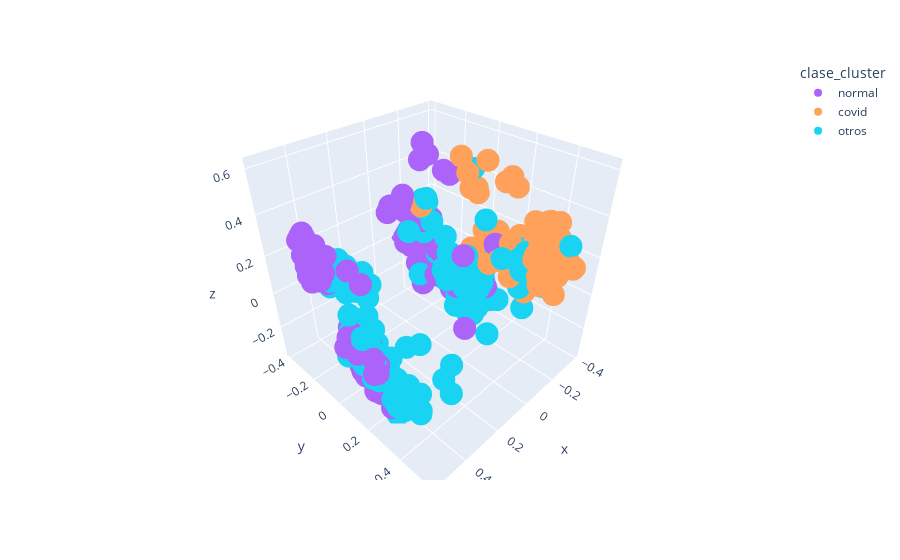

Here is the notebook cell this chart was saved with:
### Code cell
'''
Sampling with poisson distribution with uniformly sample data (best method according to class work)
'''
n=int(0.6*len(data))
sampled_df=samplerPoisson(n,uniformShuffle(data))
sampled_df['clase_cluster'].value_counts().plot(kind='bar')
plt.title('Sampled data (Poisson) Data Classes')
plt.show()

visualization_pca_2D(sampled_df,'Sampled data (poisson) Data Classes')
visualization_pca_3D(sampled_df,'Sampled data (poisson) Data Classes')

### Figure 1 — Plotly figure (JSON) as saved in the notebook; plotly's stock layout.template omitted (floating-point values rounded to 4 significant figures; data arrays with more than 128 entries replaced by an {"elided": "..."} marker saying what was removed)
{"data": [{"hovertemplate": "clase_cluster=normal<br>x=%{x}<br>y=%{y}<br>z=%{z}<extra></extra>", "legendgroup": "normal", "marker": {"color": "#ab63fa", "symbol": "circle"}, "mode": "markers", "name": "normal", "scene": "scene", "showlegend": true, "type": "scatter3d", "x": {"elided": "191 float values"}, "y": {"elided": "191 float values"}, "z": {"elided": "191 float values"}}, {"hovertemplate": "clase_cluster=covid<br>x=%{x}<br>y=%{y}<br>z=%{z}<extra></extra>", "legendgroup": "covid", "marker": {"color": "#FFA15A", "symbol": "circle"}, "mode": "markers", "name": "covid", "scene": "scene", "showlegend": true, "type": "scatter3d", "x": [-0.2128, -0.3057, -0.2844, -0.3508, -0.2762, -0.3768, -0.3404, -0.3209, -0.3775, -0.1564, -0.2759, -0.3016, -0.21, -0.341, -0.3553, -0.2937, -0.2219, -0.346, -0.1606, -0.357, -0.3043, -0.2164, -0.2913, -0.2323, -0.3454, -0.172, -0.339, -0.2081, -0.3337, -0.2433, -0.2892, -0.2568, -0.201, -0.3757, -0.1222, -0.3457, -0.2959, -0.1709, -0.3119, -0.1275, -0.1647, -0.3313, -0.2707, -0.3497, -0.2258, -0.2895, -0.389, -0.3431, -0.2203, -0.3376, -0.3309, -0.3837, -0.3547, -0.3131, -0.3562, -0.2208, -0.2395, -0.3041, -0.2016, -0.2327, -0.2353, -0.3106, -0.2882, -0.1817, -0.1694], "y": [0.4509, 0.3735, 0.3969, 0.3627, 0.1517, 0.1975, 0.4825, 0.4722, 0.2649, 0.5363, 0.3346, 0.3989, 0.2421, 0.2466, 0.295, 0.2065, 0.2653, 0.4139, 0.4803, 0.351, 0.2869, 0.1051, 0.3469, 0.4644, 0.4216, -0.003397, 0.4234, 0.4409, 0.2662, 0.3941, 0.442, 0.3332, 0.2201, 0.2808, -0.2024, 0.00774, 0.5309, 0.4433, 0.4804, 0.09591, 0.04288, 0.3685, 0.4411, 0.368, 0.3812, 0.04011, 0.3709, 0.3244, 0.1485, 0.3612, 0.3637, 0.4468, 0.3583, 0.3912, 0.3692, 0.2694, 0.4951, 0.02892, 0.06775, 0.1925, 0.02617, 0.1194, 0.5398, 0.5004, 0.1017], "z": [0.2565, 0.00295, 0.2822, 0.3167, 0.1035, 0.1634, 0.1713, 0.1482, 0.1417, 0.1225, 0.3338, 0.1878, 0.53, 0.1464, 0.1817, 0.1603, 0.4878, 0.1434, 0.16, 0.256, 0.09178, 0.5561, 0.1644, 0.1638, 0.2607, 0.5555, 0.1463, 0.2491, 0.07879, 0.2192, 0.3682, -0.0293, 0.5028, 0.1991, 0.2636, 0.1262, 0.1768, 0.1579, 0.2236, 0.4576, 0.4969, 0.2109, 0.1887, 0.1308, 0.1865, 0.0239, 0.1856, 0.2075, 0.05794, 0.2832, 0.3225, 0.1341, 0.1896, 0.1552, 0.1536, 0.04267, 0.15, 0.05378, 0.4247, 0.08852, 0.08098, 0.1815, 0.1924, 0.1682, 0.4228]}, {"hovertemplate": "clase_cluster=otros<br>x=%{x}<br>y=%{y}<br>z=%{z}<extra></extra>", "legendgroup": "otros", "marker": {"color": "#19d3f3", "symbol": "circle"}, "mode": "markers", "name": "otros", "scene": "scene", "showlegend": true, "type": "scatter3d", "x": {"elided": "227 float values"}, "y": {"elided": "227 float values"}, "z": {"elided": "227 float values"}}], "layout": {"legend": {"title": {"text": "clase_cluster"}, "tracegroupgap": 0}, "margin": {"t": 60}, "scene": {"domain": {"x": [0, 1], "y": [0, 1]}, "xaxis": {"title": {"text": "x"}}, "yaxis": {"title": {"text": "y"}}, "zaxis": {"title": {"text": "z"}}}}}
